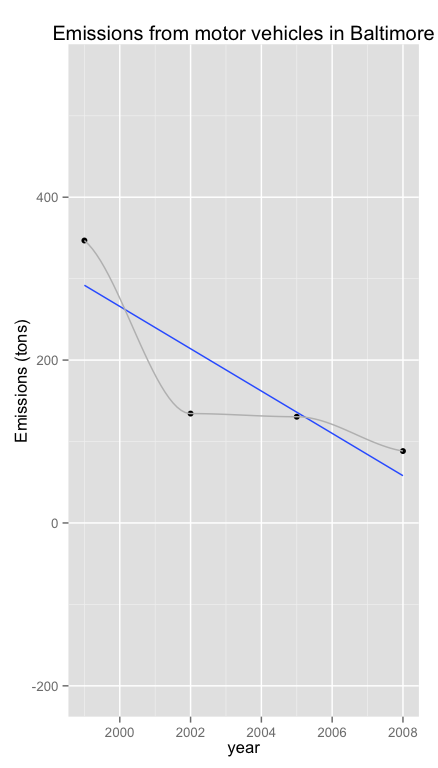

The script that saved this image:
# 5/7/14
# Ethan Petuchowski
# Coursera -- Exploratory Data Analysis
# Course Project 2
# plot5.R

## The Question

# 5. How have emissions from motor vehicle sources changed from 1999–2008
#    in Baltimore City?

setwd('/Users/ethan/code/non_apple/programming/Educational/R/Coursera/Exploratory Data Analysis/Assn2')

plot5 <- function() {
    # this is probably data.category == onroad
    
    balt_on_road <- baltimore_type_year[baltimore_type_year$type == 'ON-ROAD',]
    
    # use baltimore_type_year
    q <- qplot(year, Emissions, data = balt_on_road,
               ylab='Emissions (tons)', 
               main='Emissions from motor vehicles in Baltimore')
    
    # add linear model
    q <- q + geom_smooth(method = 'lm', fill=NA)
    q <- q + geom_smooth(fill=NA, color = 'grey')
    q
    ggsave(file="plot5.png", dpi = 100)
}
